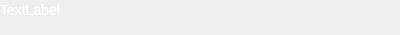
<?xml version="1.0" encoding="UTF-8"?>
<ui version="4.0">
 <class>SubSectionView</class>
 <widget class="QWidget" name="SubSectionView">
  <property name="geometry">
   <rect>
    <x>0</x>
    <y>0</y>
    <width>400</width>
    <height>35</height>
   </rect>
  </property>
  <property name="windowTitle">
   <string>Form</string>
  </property>
  <layout class="QVBoxLayout" name="verticalLayout">
   <property name="spacing">
    <number>0</number>
   </property>
   <property name="leftMargin">
    <number>0</number>
   </property>
   <property name="topMargin">
    <number>2</number>
   </property>
   <property name="rightMargin">
    <number>0</number>
   </property>
   <item>
    <layout class="QHBoxLayout" name="_headerContainer">
     <property name="spacing">
      <number>0</number>
     </property>
     <item>
      <widget class="QLabel" name="_titleLabel">
       <property name="styleSheet">
        <string>color:white;
font-size:14px;
border:none;</string>
       </property>
       <property name="text">
        <string>TextLabel</string>
       </property>
      </widget>
     </item>
     <item>
      <spacer name="horizontalSpacer">
       <property name="orientation">
        <enum>Qt::Horizontal</enum>
       </property>
       <property name="sizeHint" stdset="0">
        <size>
         <width>40</width>
         <height>1</height>
        </size>
       </property>
      </spacer>
     </item>
    </layout>
   </item>
   <item>
    <layout class="QVBoxLayout" name="_settingsContainer">
     <property name="leftMargin">
      <number>10</number>
     </property>
     <property name="rightMargin">
      <number>50</number>
     </property>
    </layout>
   </item>
   <item>
    <spacer name="verticalSpacer">
     <property name="orientation">
      <enum>Qt::Vertical</enum>
     </property>
     <property name="sizeHint" stdset="0">
      <size>
       <width>20</width>
       <height>2</height>
      </size>
     </property>
    </spacer>
   </item>
  </layout>
 </widget>
 <resources/>
 <connections/>
</ui>
